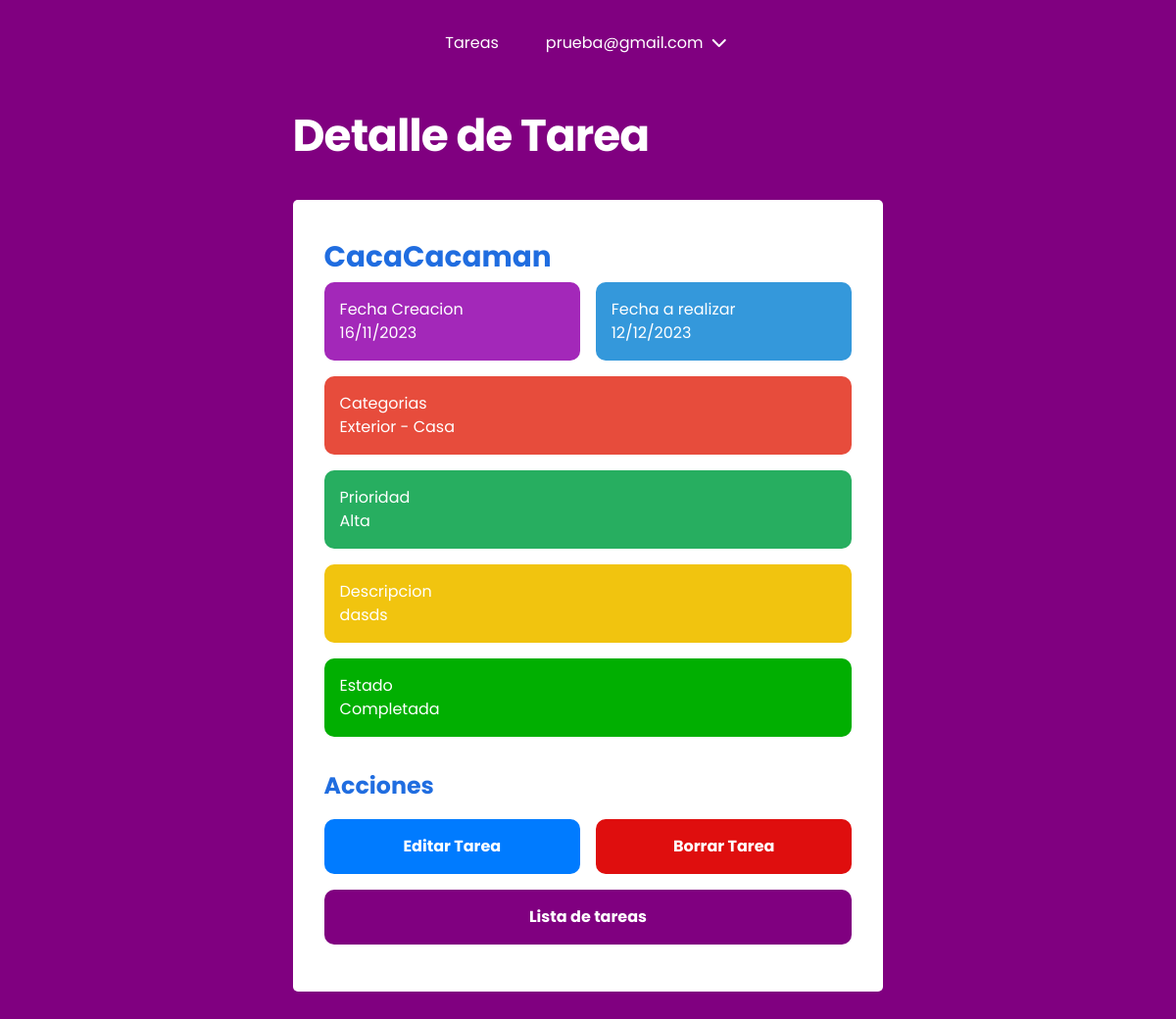
Before: /todo_task/tasks/45/ (signed in) with the older database file.
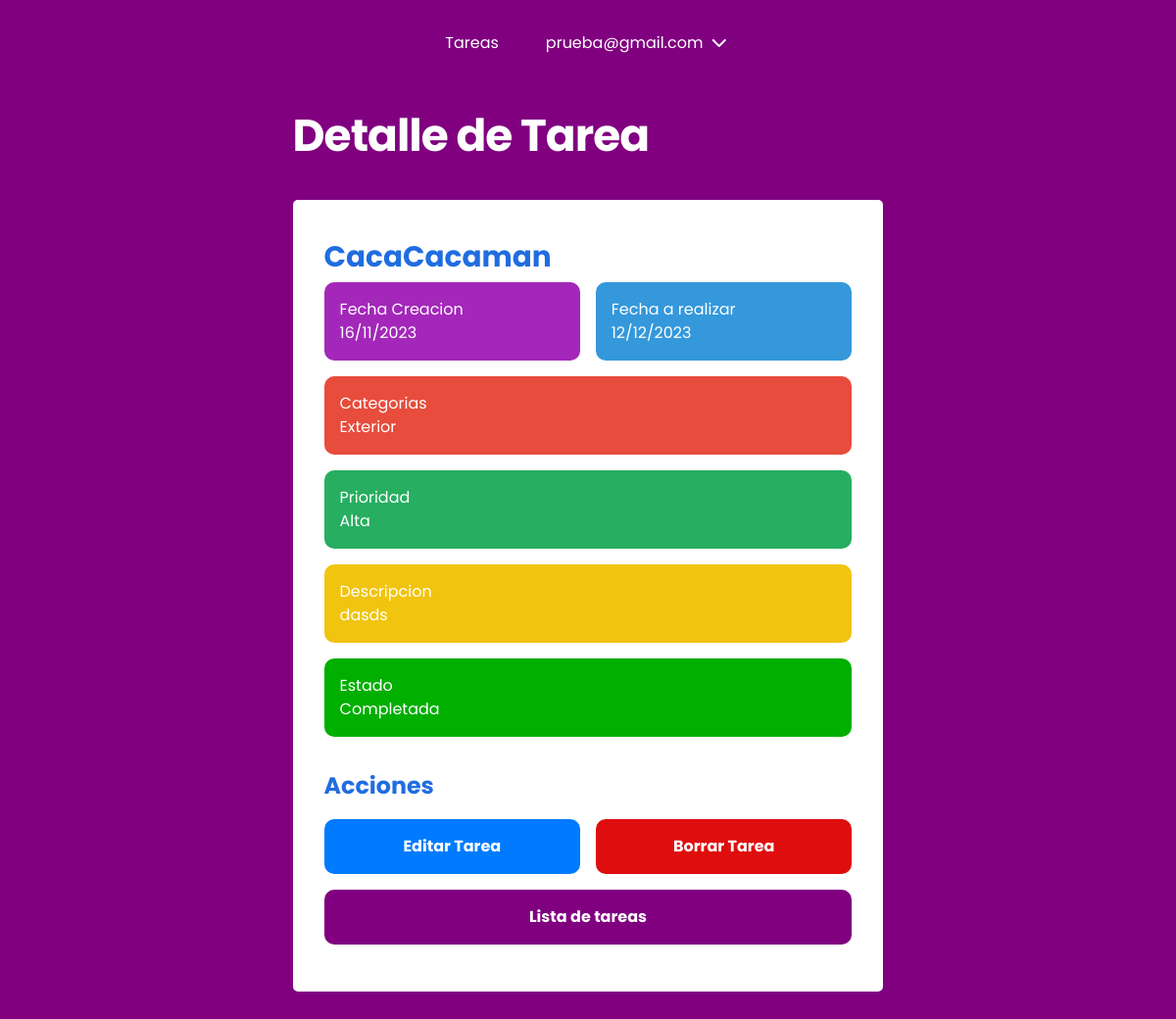
After: the same page with the newer database file.
### todo_task/models.py (models this page shows, shortened)
class Label(models.Model):
    name = models.CharField(
        max_length=50,
        verbose_name="Nombre",
        help_text="Ingrese el nombre de la etiqueta.",
    )
    created = models.DateTimeField(
        auto_now_add=True,
        verbose_name="Fecha de Creación",
        help_text="Fecha y hora en que la etiqueta fue creada.",
    )
    user = models.ForeignKey(
        CustomUser,
        on_delete=models.CASCADE,
        related_name="categories",
        verbose_name="Usuario",
        help_text="Usuario al que pertenece la etiqueta.",
    )
    class Meta:
        constraints = [
            models.UniqueConstraint(
                fields=["name", "user"],
                name="Categoria unica para usuario",
            )
        ]
        ordering = ["-created"]
        verbose_name = "Etiqueta"
        verbose_name_plural = "Etiquetas"

### todo_task/views.py (the view)
# urls.py: path("tasks/<int:task_id>/", views.detail_task, name="task-detail"),
@login_required(login_url="/users/login/")
def detail_task(request, task_id):
    task = get_object_or_404(Task, pk=task_id)
    delete_url = reverse("task-delete", args=[task_id])
    context = {
        "task": task,
        "delete_url": delete_url,
        "task_id_for_modal": task_id,
    }
    return render(request, "todo_task/tasks/detail.html", context)

### todo_task/models.py (called while the page is built)
    def __str__(self):
        return self.name

### todo_task/templates/todo_task/tasks/detail.html (shortened to what this page needs)
{% extends "base.html" %}
{% load static %}
{% block css %}
<link rel="stylesheet" type="text/css" href="{% static 'todo_task/css/style.css' %}">
{% endblock %}
{% block content %}
<section class="card-container">
    <h1 class="fs-6">Detalle de Tarea</h1>
    <div class="card__body flex-column">
        <h2 class="fs-4">{{ task.title }}</h2>
        <div class="task-info">
            <div class="task-info-dates">
                <div>
                    <p>Fecha Creacion</p>
                    <p>{{ task.created|date:"d/m/Y" }}</p>
                </div>
                <div>
                    <p>Fecha a realizar</p>
                    <p>{{ task.due_date|date:"d/m/Y" }}</p>
                </div>
            </div>
            <div class="task-info-category">
                <p>Categorias</p>
                <p>
                    {% for label in task.labels.all %}
                    {{ label.name }}
                    {% if not forloop.last %}-{% endif %}
                    {% endfor %}
                </p>
            </div>
            <div class="task-info-priority">
                <p>Prioridad</p>
                <p>
                    {% if task.taskmetadata.priority %}
                    {{ task.taskmetadata.priority }}
                    {% else %}
                    Sin Prioridad
                    {% endif %}
                </p>
            </div>
            <div class="task-info-description">
                <p>Descripcion</p>
                <p>{{ task.taskmetadata.description }}</p>
            </div>
            <div
                class="task-info-state {% if task.complete %}task-info-complete{% else %}task-info-incomplete{% endif %}">
                <p>Estado</p>
                {% if task.complete %}
                <p>Completada</p>
                {% else %}
                <p>Pendiente</p>
                {% endif %}
            </div>
        </div>
        <div class="actions">
            <h3 class="fs-3">Acciones</h3>
            <div class="cluster">
                <a class="btn btn-edit" href="{% url 'task-update' task.id %}">Editar Tarea</a>
                <a class="btn btn-delete" href="#" id="delete-modal">Borrar Tarea</a>
                <a class="btn btn-return" href="{% url 'task-list' %}">Lista de tareas</a>
            </div>
        </div>
    </div>
</section>
{% endblock %}

Changed rows visible on the page:
removed Label: name "Casa"
shown differently, row unchanged: Label "Exterior": no longer shows "-"
